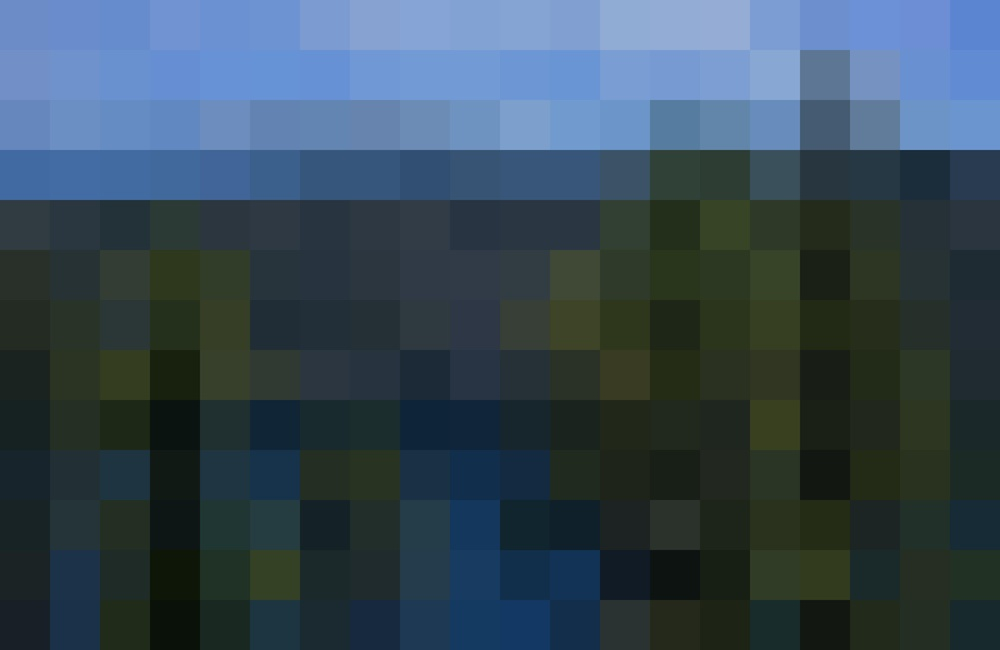
#> input picture image/pix_tahoe.JPG, 1000 x 650 px, shrunk from 6000 x 3900 before the run, found by its file name
$ python pixelizer.py ../pix_tahoe.JPG 5 ../trees.JPG
#> lines starting #> are read from the running program, lines starting #| are printed output that depends on the picture
import numpy as np
import matplotlib.pyplot as plt
from PIL import Image
import sys

def make_pallate():
    pallate = []
    nums = [0,51,102,204,255]
    for i in nums:
        for j in nums:
            for k in nums:
                pallate.append(np.array([i,j,k]))
    return pallate

pallate = make_pallate()

# [19 lines left out: function lim_pal, not called in this run]

def myround(x, base=5):
    return base * round(x/base)

def bit_8(triple_set):
    x = 0
    y = 0
    z = 0
    count = 0
    for i in triple_set:
        x += i[0]
        y += i[1]
        z += i[2]
        count += 1
    x /= count
    y /= count
    z /= count
    bit_pixel = np.array([myround(x,25),myround(y,25),myround(z,25)])
    return bit_pixel

# [12 lines left out: function average, not called in this run]

def pixelate(picture,pix_across, crop = True):
    pix_size = length//pix_across
    pix_down = height//pix_size
    new_picture = picture.copy()

    v_cutoff = (height - pix_size*pix_down)//2
    h_cutoff = (length - pix_size*pix_across)//2
    new_picture = new_picture[v_cutoff:v_cutoff+pix_size*pix_down, h_cutoff:h_cutoff+pix_size*pix_across]
    pixel_count = 0
    for i in range(pix_down):
        for j in range(pix_across):
            pixels = list()
            #averages pixels in a square area
            for a in range(pix_size//4,3*pix_size//4,2):
                for b in range(pix_size//4,3*pix_size//4,2):
                    pixels.append(new_picture[pix_size*i + a][pix_size*j + b])
            pixel_count += 1
            percent_done = ((pixel_count/(pix_down*pix_across))*100)//1
            print('     processing image: ' + str(percent_done) + '%', end = '\r')
            #print('processing pixel ' + str(pixel_count)+' '+str(i)+':'+str(j))
            avg = bit_8(pixels)
            #rewrites the pixels to the average
            for a in range(pix_size):
                for b in range(pix_size):
                    new_picture[pix_size*i + a][pix_size*j + b] = avg

    print('\t'*4)
    return new_picture

# [10 lines left out: function contrast, not called in this run]

if __name__ == '__main__':
    color_img = Image.open('frames/' + sys.argv[1])
#> color_img is the input picture: PIL image 1000x650 RGB; mean R, G, B 53.7, 72.7, 85.8
    image_matrix = np.array(color_img)
    height = (len(image_matrix))
#> height = 650
    length = (len(image_matrix[0]))
#> length = 1000
    pixelated = pixelate(image_matrix, int(sys.argv[2]))
#> in pixelate, `pix_size = length//pix_across`: pix_size = 200
#> in pixelate, `pix_down = height//pix_size`: pix_down = 3
#> in pixelate, `v_cutoff = (height - pix_size*pix_down)//2`: v_cutoff = 25
#> in pixelate, `h_cutoff = (length - pix_size*pix_across)//2`: h_cutoff = 0
#> in pixelate, `new_picture = new_picture[v_cutoff:v_cutoff+pix_size*pix_down, h_cutof..`:
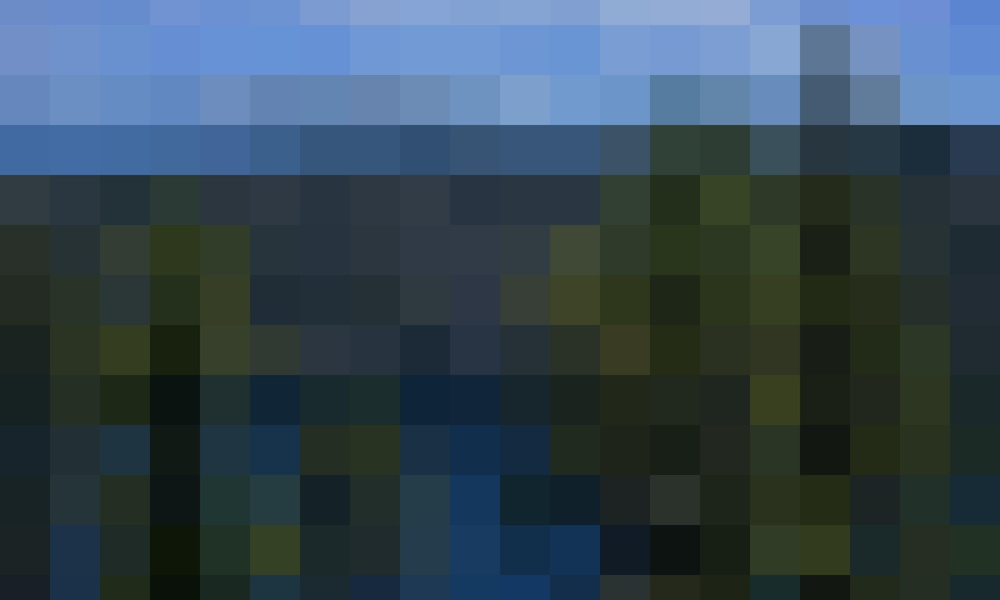
#> new_picture: shape (600, 1000, 3); mean R, G, B 52, 70.6, 82.2
#> after the loop in pixelate, `for i in range(pix_down):`:
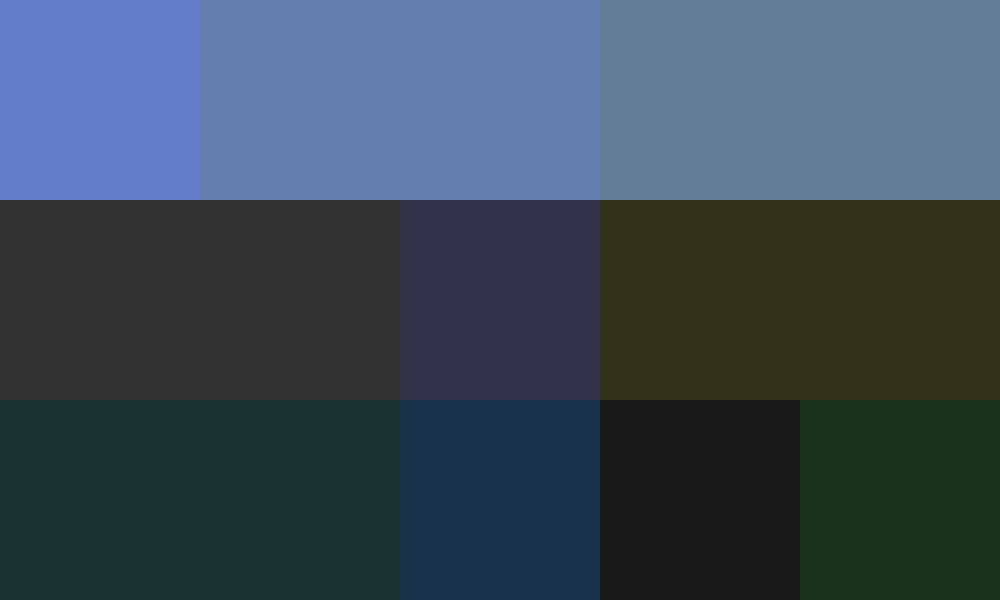
#> new_picture: shape (600, 1000, 3); mean R, G, B 58.3, 73.3, 86.7
#> after the loop in pixelate, `for i in range(pix_down):`: pixel_count = 15
    if sys.argv[3] and sys.argv[3] == 's':
        result = Image.fromarray(pixelated)
        result.save('pixelated/pixel_' + sys.argv[1])
        print('image written:' + sys.argv[1])
    else:
        plt.imshow(pixelated)
        plt.show()
